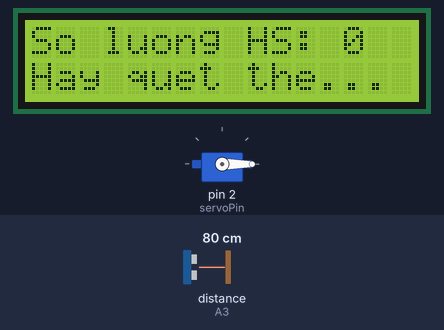
Bench run of a sketch on a simulated Arduino Uno, built with avr-gcc and run on an emulated ATmega328P. Shown: 16×2 character LCD, servo. Wiring (inferred from the names in the program): ultrasonic range finder: trigger A2; echo A3. Inputs (shaded band) come from the test bench; at power-on: distance to the obstacle (sensor on A3) 80 cm. The echo pulse lasts 58.3 µs per cm.

Above: at 10.3 s.
10.4 s: distance to the obstacle (sensor on A3) set to 17 cm
11.9 s: distance to the obstacle (sensor on A3) set to 14 cm
At 12.83 s:
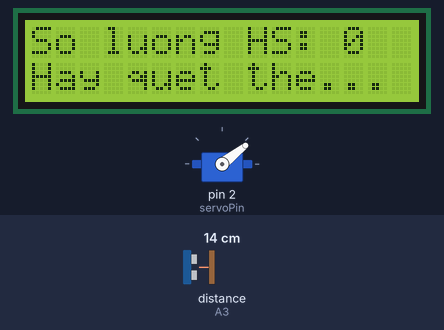
At 15.2 s:
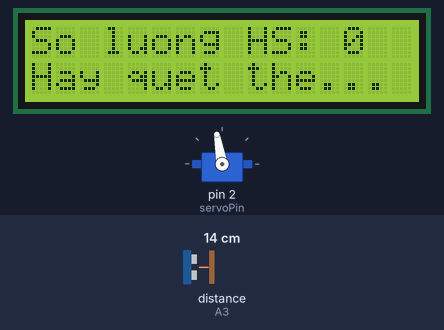
Timing chart, 0 to 15.9 s (numbered marks = the images above; inputs shaded):
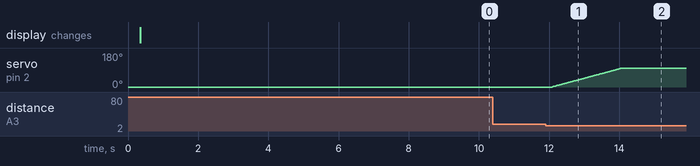

Measured:
- the behaviour switches between 16 and 15 cm on distance to the obstacle (sensor on A3) (found by bisection; images 0 and 1)
- after the input at 10.4 s, every drawn part: stays the same
- after the input at 11.9 s, servo on pin 2 (servoPin): moves from 0° to 100° over 2.0 s, starting after 0.18 s

The sketch:

QuanLyHocSinh.ino
```cpp
#include <Wire.h>
#include <LiquidCrystal_I2C.h>
LiquidCrystal_I2C lcd = LiquidCrystal_I2C(0x3F, 16, 2);
#include <SPI.h>
#include <MFRC522.h> // thu vien "RFID".
#include <Servo.h>
Servo servo;
/*
  Ket noi voi Arduino Uno hoac Mega
  ---------------------------------
   Pin layout should be as follows:
   Signal     Pin              Pin               Pin
              Arduino Uno      Arduino Mega      MFRC522 board
   ------------------------------------------------------------
   Reset      9                5                 RST
   SPI SS     10               53                SDA
   SPI MOSI   11               51                MOSI
   SPI MISO   12               50                MISO
   SPI SCK    13               52                SCK

*/

#define SS_PIN 10
#define RST_PIN 9

int trigPin = A2;
int echoPin = A3;
int servoPin = 2;
int button = 5;

MFRC522 mfrc522(SS_PIN, RST_PIN);

const int siSoLop = 2;
String students[siSoLop] = {"", ""};
int demHS = 0;
bool statusDoor = true;
bool hopLe = false;
String S = "";
unsigned long ID = 0;

long duration, dist, average;
long aver[3];

void moCua() {
  for (int i = 0; i <= 100; i++) {
    servo.write(i);
    delay(20);
  }
  statusDoor = false;
}
void dongCua() {
  for (int i = 100; i >= 0; i--) {
    servo.write(i);
    delay(20);
  }
  statusDoor = true;
}
bool docButton() {
  int buttonStatus = digitalRead(button);
  delay(500);
  return buttonStatus;
}
unsigned long uidDec, uidDecTemp;
unsigned long readID() {
  // Tim the moi
  if ( ! mfrc522.PICC_IsNewCardPresent()) {
    return 0;
  }

  // Doc the
  if ( ! mfrc522.PICC_ReadCardSerial()) {
    return 0;
  }


  uidDec = 0;
  for (byte i = 0; i < mfrc522.uid.size; i++) {
    uidDecTemp = mfrc522.uid.uidByte[i];
    uidDec = uidDec * 256 + uidDecTemp;
  }
  delay(500);
  return uidDec;
}
void notFound() {
  lcd.clear();
  lcd.setCursor(0, 0);
  lcd.print("So luong HS: ");
  lcd.setCursor(13, 0);
  lcd.print(demHS);
  lcd.setCursor(0, 1);
  lcd.print("Hay quet the... ");
}

void checkIDstudents() {
  ID = readID();
  switch (ID) {
    case 3408792335: S = " Pham Ngoc Hai  "; kiemTraSoLuong(S);  break;
    case 1981842473: S = " Tran Minh Hieu  "; kiemTraSoLuong(S); break;
    default: S = ""; hopLe = false; break;
  }
}
void kiemTraSoLuong(String S) {
  bool OK = false;
  hopLe = true;
  for (int i = 0; i < siSoLop; i++) {
    if (S == students[i]) {
      OK = true;
      break;
    }
  }
  if (OK == false) {
    students[demHS] = S;
    demHS++;
    S = "";
  }
}
void measure() {
  digitalWrite(trigPin, LOW);
  delayMicroseconds(5);
  digitalWrite(trigPin, HIGH);
  delayMicroseconds(15);
  digitalWrite(trigPin, LOW);
  duration = pulseIn(echoPin, HIGH);
  dist = (duration / 2) / 29.1;
}
long distance() {
  for (int i = 0; i <= 2; i++) {
    measure();
    aver[i] = dist;
    delay(50);
  }
  average = (aver[0] + aver[1] + aver[2]) / 3;
  return average;
}

void setup() {
  pinMode(trigPin, OUTPUT);
  pinMode(echoPin, INPUT);

  pinMode(button, INPUT);

  SPI.begin();
  mfrc522.PCD_Init();
  lcd.init();
  lcd.backlight();
  lcd.clear();
  demHS = 0;
  servo.attach(servoPin);
  servo.write(0);
  statusDoor = true;
}


void loop() {
  if (statusDoor == true) {
    if (docButton == true) {
      moCua();
    }
    if (distance() < 15) {
      moCua();
      delay(3000);
      dongCua();
    }
    checkIDstudents();
    if (hopLe == true) {
      lcd.clear();
      lcd.setCursor(0, 0);
      lcd.print(S);
      lcd.setCursor(0, 1);
      lcd.print("So luong HS: ");
      lcd.setCursor(13, 1);
      lcd.print(demHS);
      moCua();
      delay(3000);
      dongCua();
      hopLe = false;
    } else {
      notFound();
    }
  } else {
    if (docButton == true) {
      dongCua();
    }
  }
}
```
